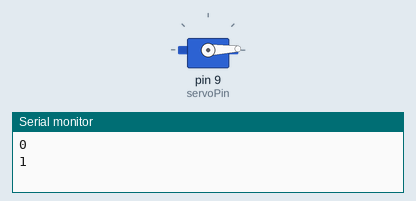
Recording of a sketch running on a simulated Arduino Uno, built with avr-gcc and run on an emulated ATmega328P. Parts: servo, the last lines printed to the serial monitor.

Above: at 0.05 s.
At 1.75 s:
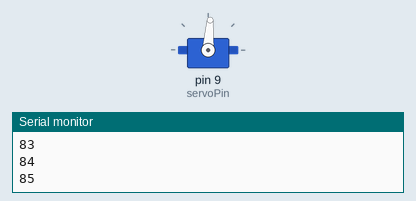
At 3.5 s:
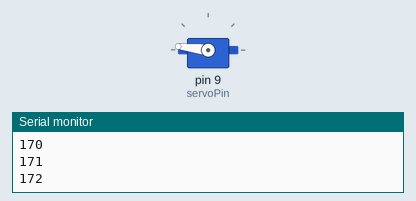
At 6.95 s:
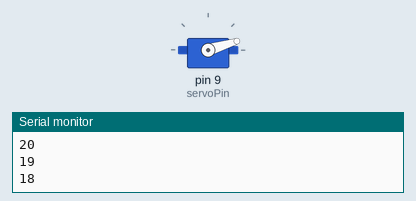
Timing chart, 0 to 9.5 s (numbered marks = the images above):
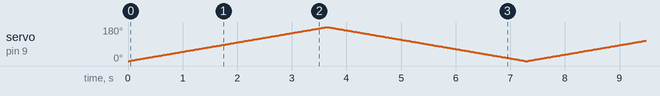

The sketch:

sprint.ino
```cpp
#include <Servo.h>

Servo servoMotor;
int servoPin = 9;
int servoAngle = 0;
void setup() {
  Serial.begin(9600);
  servoMotor.attach(servoPin);
}

void loop() {

  int x = 1;
   for (int i = 0; i > -1; i = i + x){
    servoMotor.write(i);

      if (i == 180) x = -1;
      delay(20);
      Serial.println(i);

   }
}
```
